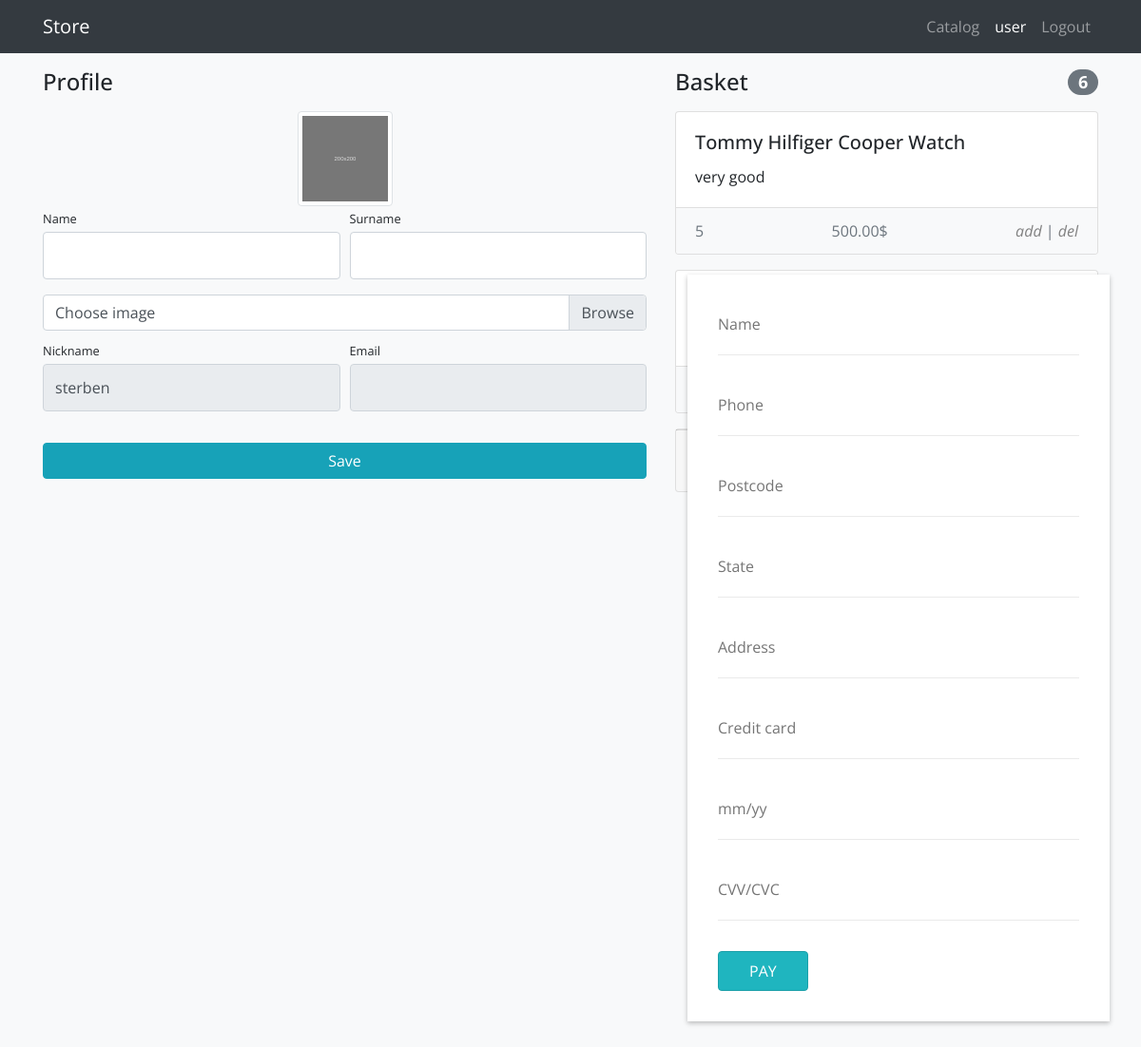
/users/profile/ (signed in), run on the app's committed database.
### users/models.py (models this page shows)
class User(AbstractUser):
    image = models.ImageField(upload_to='users_images', blank=True)

### products/models.py (models this page shows, shortened)
class Basket(models.Model):
    user = models.ForeignKey(User, on_delete=models.CASCADE)
    product = models.ForeignKey(Product, on_delete=models.CASCADE)
    quantity = models.PositiveIntegerField(default=0)
    created_timestamp = models.DateTimeField(auto_now_add=True)
    def sum(self):
        return self.quantity * self.product.price

class Product(models.Model):
    name = models.CharField(max_length=256)
    image = models.ImageField(upload_to='products_images')
    description = models.TextField(blank=True)
    short_description = models.CharField(max_length=64, blank=True)
    price = models.DecimalField(max_digits=8, decimal_places=2, default=0)
    quantity = models.PositiveIntegerField(default=0)
    category = models.ForeignKey(ProductCategory, on_delete=models.CASCADE)

### users/views.py (the view)
# urls.py: path('profile/', profile, name='profile'),
@login_required()
def profile(request):
    user = request.user
    if request.method == 'POST':
        form = UserProfileForm(data=request.POST, files=request.FILES, instance=request.user)
        if form.is_valid():
            form.save()
            return HttpResponseRedirect(reverse('users:profile'))
    else:
        form = UserProfileForm(instance=user)
    total_quantity = 0
    total_sum = 0
    baskets = Basket.objects.filter(user=user)
    for basket in baskets:
        total_quantity += basket.quantity
        total_sum += basket.sum()
    context = {'form': form,
               'baskets': Basket.objects.filter(user=user),
               'total_quantity': total_quantity,
               'total_sum': total_sum,
    }
    return render(request, 'users/profile.html', context)

### users/forms.py
class UserProfileForm(UserChangeForm):
    username = forms.CharField(widget=forms.TextInput(attrs={'readonly': True}))
    email = forms.CharField(widget=forms.EmailInput(attrs={'readonly': True}))
    image = forms.ImageField(widget=forms.FileInput(), required=False)
    class Meta:
        model = User
        fields = ('username', 'email', 'first_name', 'last_name', 'image')
    def __init__(self, *args, **kwargs):
        super(UserProfileForm, self).__init__(*args, **kwargs)
        for field_name, filed in self.fields.items():
            filed.widget.attrs['class'] = 'form-control py-4'
        self.fields['image'].widget.attrs['class'] = 'custom-file-input'

### users/templates/users/profile.html (shortened to what this page needs)
{% load static %}
<!DOCTYPE html>
<html lang="en">
<head>
    <link href="{% static 'vendor/bootstrap/css/bootstrap.min.css' %}" rel="stylesheet">
    <link href="{% static 'css/profile.css' %}" rel="stylesheet">
</head>
<body class="bg-light">
<nav class="navbar navbar-expand-lg navbar-dark bg-dark fixed-top">
    <div class="container">
        <a class="navbar-brand" href="{% url 'products:index' %}">Store</a>
        <div class="collapse navbar-collapse" id="navbarResponsive">
            <ul class="navbar-nav ml-auto">
                <li class="nav-item">
                    <a class="nav-link" href="{% url 'products:index' %}">Catalog </a>
                </li>
                <li class="nav-item">
                    <a class="nav-link active" href="{% url 'users:profile' %}">user </a>
                </li>
                <li class="nav-item">
                    <a class="nav-link" href="#">Logout </a>
                </li>
            </ul>
        </div>
    </div>
</nav>
<div class="container">
    <div class="row">
        <div class="col-lg-7">
            <h4 class="mt-3 mb-3">Profile</h4>
            <div class="col-lg-12 text-center">
                <img width="100" height="100"
                     class="img-thumbnail">
            </div>
            <form action="{% url 'users:profile' %}" method="post" enctype="multipart/form-data">
                <div class="form-row">
                    <div class="col-lg-6">
                        <div class="form-group">
                            <label class="small mb-1" for="{{ form.first_name.id_for_label }}">Name</label>
                            {{ form.first_name }}
                        </div>
                    </div>
                    <div class="col-lg-6">
                        <div class="form-group">
                            <label class="small mb-1" for="{{ form.last_name.id_for_label }}">Surname</label>
                            {{ form.last_name }}
                        </div>
                    </div>
                </div>
                <div class="form-row mb-2">
                    <div class="col-lg-12">
                        <div class="custom-file">
                            <label class="custom-file-label" for="{{ form.image.id_for_label }}">Choose image</label>
                        </div>
                    </div>
                </div>
                <div class="form-row">
                    <div class="col-lg-6">
                        <label class="small mb-1" for="{{ form.username.id_for_label }}">Nickname</label>
                        {{ form.username }}
                    </div>
                    <div class="col-lg-6">
                        <label class="small mb-1" for="{{ form.email.id_for_label }}">Email</label>
                        {{ form.email }}
                    </div>
                </div>
                <div class="form-row">
                    <div class="col-lg-12" style="margin-top: 33px;">
                        <input class="btn btn-info btn-block" type="submit" value="Save">
                    </div>
                </div>
            </form>
        </div>
        {% include 'products/basket.html' %}
        {% include 'users/paypal.html' %}
</body>
</html>

### products/templates/products/basket.html
{% load static %}
{% if baskets %}
  <div class="col-lg-5">
    <h4 class="mt-3 mb-3 d-flex justify-content-between align-items-center mb-3">
      Basket <span class="badge badge-secondary badge-pill">{{ total_quantity }}</span>
    </h4>
    {% for basket in baskets %}
      <div class="card mb-3">
        <div class="card-body">
          <h5 class="card-title">{{ basket.product.name }}</h5>
          <p class="card-text">{{ basket.product.short_description }}</p>
        </div>
        <ul class="list-group list-group-flush">
          <li class="list-group-item d-flex justify-content-between lh-condensed bg-light">
            <span class="text-muted">{{ basket.quantity }}</span>
            <span class="text-muted">{{ basket.sum }}$</span>
            <span class="text-muted">
              <a href="{% url 'products:basket_add' basket.product.id %}" style="text-decoration: none; color: gray;">
                <i class="fas fa-cart-plus">add</i>
              </a>
              |
              <a href="{% url 'products:basket_delete' basket.id %}" style="text-decoration: none; color: gray;">
                <i class="far fa-trash-alt">del</i>
              </a>
            </span>
          </li>
        </ul>
      </div>
    {% endfor %}
    <div class="card mb-3">
      <div class="card-footer">
        <p class="float-left">Total</p>
        <h4 class="float-right">{{ total_sum }}$</h4>
      </div>
    </div>
    <button type="button" class="btn btn-success btn-lg float-right" onclick="window.location.href='{% url 'users:home' %}'">Checkout</button>
  </div>
{% endif %}

### static/css/profile.css (style rules this page uses)
body { padding-top: 56px; }

### static/css/main.css (style rules this page uses)
* { -webkit-box-sizing: border-box; box-sizing: border-box; }
body { font-family: 'open sans', helvetica, arial, sans; background-size: cover; }

### data on the page
User: username "sterben"
Basket: product.name "Tommy Hilfiger Cooper Watch", product.short_description "very good", quantity "5", sum "500.00"

### other printed values
{{ total_quantity }} "6"
